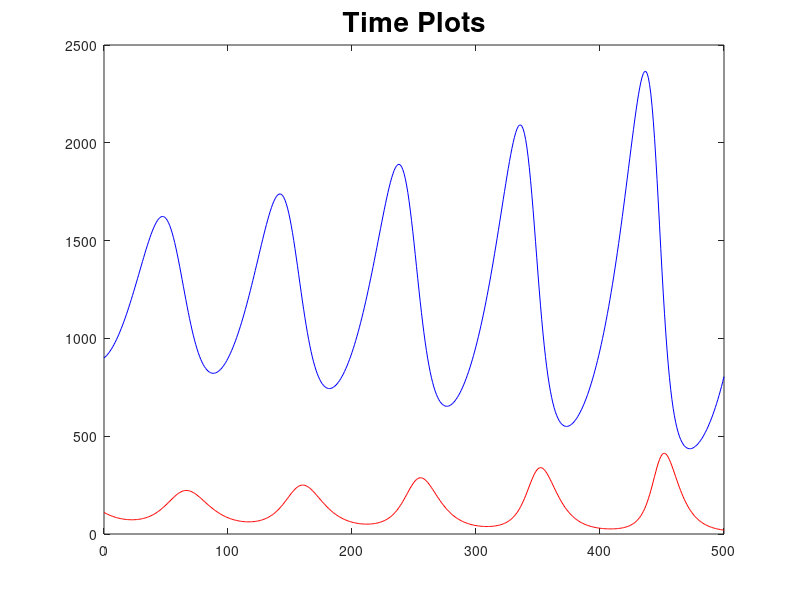
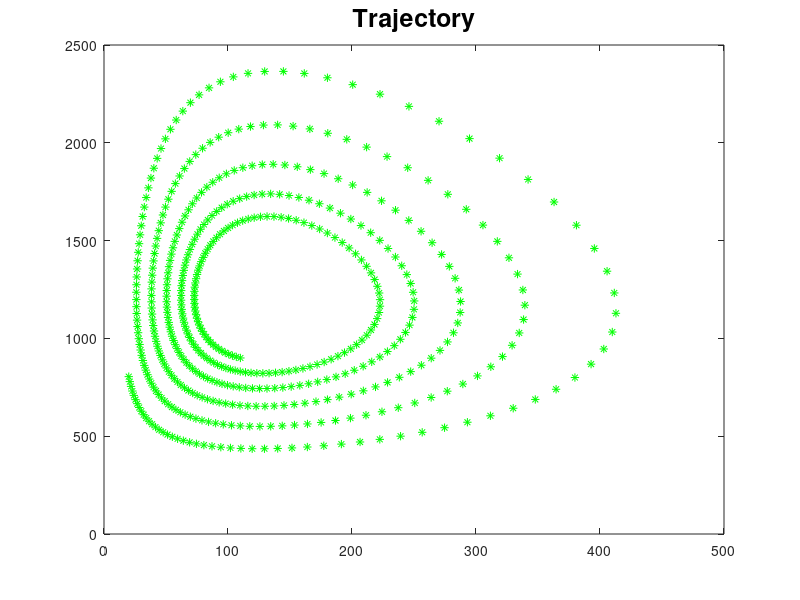

Reproduce these figures in MATLAB, in order.
#non linear predator_prey_ode
fn=zeros(1,501);
rn=zeros(1,501);
fn(1)=110;
rn(1)=900;

for i =1:500
  fn(1+i)=0.88*fn(i) +0.0001*fn(i)*rn(i);
  rn(1+i)=-0.0003*fn(i)*rn(i) +1.039*rn(i);
endfor

fn
rn

n=[0:500]

figure(1)
plot(n,fn,'r-',n,rn,'b-')
title('Time Plots','FontSize',20)

figure(2)
plot(fn,rn,'g*')
title('Trajectory','FontSize',18)

